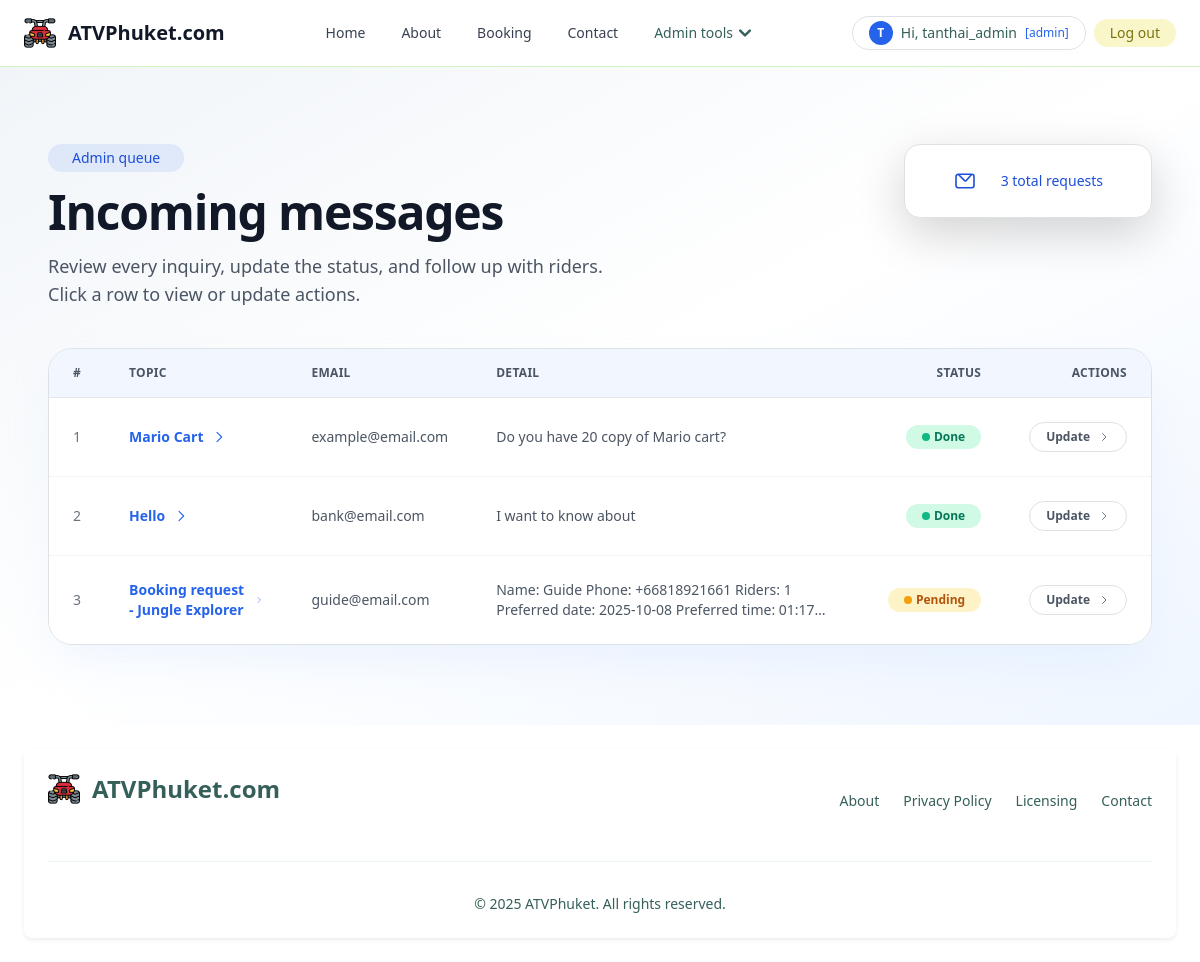
/showcontact/ (signed in), run on the app's committed database.
### myapp/models.py (models this page shows, shortened)
class Profile(models.Model):
    user = models.OneToOneField(User, on_delete=models.CASCADE)
    usertype = models.CharField(max_length=100, default='member')
    point = models.IntegerField(default=0)

class contactList(models.Model):
    topic = models.CharField(max_length=200)
    email = models.CharField(max_length=100)
    detail = models.TextField(null=True, blank=True)
    complete = models.BooleanField(default=False)

### myapp/views.py (the view)
# urls.py: path('showcontact/', showContact, name='showcontact-page'),
@login_required(login_url="/login")
def showContact(request: HttpRequest) -> HttpResponse:
    if not (request.user.is_staff or request.user.is_superuser):
        return HttpResponse("Forbidden", status=403)
    contacts = contactList.objects.all()
    return render(request, "myapp/showcontact.html", {"contact": contacts})

### myapp/template/myapp/showcontact.html (shortened to what this page needs)
{% extends 'myapp/base.html' %}
{% load static %}
{% block content %}
<script src="https://cdn.tailwindcss.com"></script>
<section class="bg-gradient-to-br from-slate-100 via-white to-blue-50 dark:from-gray-900 dark:via-gray-900 dark:to-slate-900">
  <div class="mx-auto max-w-6xl px-4 py-16 sm:px-6 lg:px-8 lg:py-20">
    <div class="flex flex-col gap-6 lg:flex-row lg:items-start lg:justify-between">
      <div class="max-w-xl space-y-4">
        <span class="inline-flex items-center gap-2 rounded-full bg-blue-600/10 px-4 py-1 text-sm font-medium text-blue-700 dark:bg-blue-500/10 dark:text-blue-200">
          Admin queue
        </span>
        <h1 class="text-4xl font-bold tracking-tight text-gray-900 dark:text-white sm:text-5xl">Incoming messages</h1>
        <p class="text-lg text-gray-600 dark:text-gray-300">
          Review every inquiry, update the status, and follow up with riders. Click a row to view or update actions.
        </p>
      </div>
      <div class="flex items-center gap-4 self-start rounded-2xl border border-blue-100 bg-white px-5 py-4 text-sm font-medium text-blue-700 shadow-lg shadow-blue-200/40 dark:border-blue-500/30 dark:bg-gray-900 dark:text-blue-200 dark:shadow-blue-900/30">
        {{ contact|length }} total requests
      </div>
    </div>
    <div class="mt-10 overflow-hidden rounded-3xl border border-white/60 bg-white/90 shadow-2xl shadow-blue-200/30 backdrop-blur dark:border-white/10 dark:bg-gray-900/80 dark:shadow-blue-900/30">
      <div class="overflow-x-auto">
        <table class="min-w-full divide-y divide-gray-200 text-left text-sm dark:divide-gray-700">
          <thead class="bg-blue-50/80 text-xs font-semibold uppercase tracking-wide text-gray-600 dark:bg-gray-800 dark:text-gray-300">
            <tr>
              <th scope="col" class="px-6 py-3">#</th>
              <th scope="col" class="px-6 py-3">Topic</th>
              <th scope="col" class="px-6 py-3">Email</th>
              <th scope="col" class="px-6 py-3">Detail</th>
              <th scope="col" class="px-6 py-3 text-right">Status</th>
              <th scope="col" class="px-6 py-3 text-right">Actions</th>
            </tr>
          </thead>
          <tbody class="divide-y divide-gray-100 bg-white text-gray-700 dark:divide-gray-800 dark:bg-gray-900 dark:text-gray-200">
            {% for data in contact %}
            <tr class="transition hover:bg-blue-50/70 dark:hover:bg-gray-800">
              <td class="px-6 py-4 text-sm text-gray-500 dark:text-gray-400">{{ forloop.counter }}</td>
              <td class="px-6 py-4 font-semibold text-gray-900 dark:text-white">
                <a href="{% url 'action-page' data.id %}" class="inline-flex items-center gap-2 text-blue-600 hover:text-blue-700 dark:text-blue-400 dark:hover:text-blue-300">
                  {{ data.topic }}
                  <svg class="h-4 w-4" fill="none" viewBox="0 0 24 24">
                    <path stroke="currentColor" stroke-linecap="round" stroke-linejoin="round" stroke-width="1.6" d="m9 5 7 7-7 7" />
                  </svg>
                </a>
              </td>
              <td class="px-6 py-4">
                <a href="mailto:{{ data.email }}" class="text-sm text-gray-600 hover:text-blue-600 dark:text-gray-300 dark:hover:text-blue-400">
                  {{ data.email }}
                </a>
              </td>
              <td class="px-6 py-4">
                <p class="text-sm text-gray-600 dark:text-gray-300 line-clamp-2">{{ data.detail }}</p>
              </td>
              <td class="px-6 py-4 text-right">
                {% if data.complete %}
                <span class="inline-flex items-center gap-1 rounded-full bg-emerald-100 px-3 py-1 text-xs font-semibold text-emerald-700 dark:bg-emerald-500/20 dark:text-emerald-200">
                  <span class="h-2 w-2 rounded-full bg-emerald-500"></span> Done
                </span>
                {% else %}
                <span class="inline-flex items-center gap-1 rounded-full bg-amber-100 px-3 py-1 text-xs font-semibold text-amber-700 dark:bg-amber-500/20 dark:text-amber-200">
                  <span class="h-2 w-2 rounded-full bg-amber-500"></span> Pending
                </span>
                {% endif %}
              </td>
              <td class="px-6 py-4 text-right">
                <a href="{% url 'action-page' data.id %}" class="inline-flex items-center gap-2 rounded-full border border-gray-200 px-3 py-1.5 text-xs font-semibold text-gray-600 transition hover:bg-gray-100 dark:border-gray-700 dark:text-gray-200 dark:hover:bg-gray-800">
                  Update
                  <svg class="h-3 w-3" fill="none" viewBox="0 0 24 24">
                    <path stroke="currentColor" stroke-linecap="round" stroke-linejoin="round" stroke-width="1.6" d="m9 5 7 7-7 7" />
                  </svg>
                </a>
              </td>
            </tr>
            {% empty %}
            <tr>
              <td colspan="6" class="px-6 py-10 text-center text-sm text-gray-500 dark:text-gray-400">
                No contact messages yet. Check back soon!
              </td>
            </tr>
            {% endfor %}
          </tbody>
        </table>
      </div>
    </div>
  </div>
</section>
{% endblock content %}

### myapp/template/myapp/base.html (shortened to what this page needs)
{% load static %}
<!DOCTYPE html>
<html lang="en" data-bs-theme="auto">
  <head>
    <link
      href="https://getbootstrap.com/docs/5.3/dist/css/bootstrap.min.css"
      rel="stylesheet"
    />
    <link href="https://cdn.jsdelivr.net/npm/bootstrap@5.3.7/dist/css/bootstrap.min.css" rel="stylesheet">
  </head>
  <body>
    <div class="pt-14 sm:pt-16">
      <header>
        <nav class="fixed inset-x-0 top-0 z-20 border-b border-[#D5F0C1] bg-white/80 px-4 py-3 backdrop-blur-md">
          <div class="mx-auto flex max-w-screen-xl flex-wrap items-center justify-between gap-3">
            <a href="{% url 'home' %}" class="flex items-center space-x-3 rtl:space-x-reverse">
              <img src="{% static 'image/atv.png' %}" alt="ATV Phuket logo" class="h-8 w-auto" />
              <span class="text-xl font-semibold text-gray-900 whitespace-nowrap dark:text-white">ATVPhuket.com</span>
            </a>
            <div class="flex items-center gap-2 md:order-2">
              {% if user.is_authenticated %}
              <a href="{% url 'profile-page' %}" class="hidden sm:inline-flex items-center gap-2 rounded-full border border-[#AAD9BB] px-3 py-1 text-sm font-medium text-[#35605A] transition hover:bg-[#AAD9BB]/30">
                <span class="inline-flex h-6 w-6 items-center justify-center rounded-full bg-blue-600 text-xs font-semibold text-white">{{ user.first_name|default:user.username|slice:":1"|upper }}</span>
                Hi, {{ user.first_name|default:user.username }} <span class="text-xs text-blue-600 dark:text-blue-300">[{{ user.profile.usertype|default:"member" }}]</span>
              </a>
              <a href="{% url 'logout' %}?next={% url 'login' %}" class="inline-flex items-center rounded-full bg-[#F9F7C9] px-3 py-1 text-sm font-medium text-[#7A7310] transition hover:bg-[#F9F7C9]/70">
                Log out
              </a>
              {% endif %}
            </div>
            <div class="items-center justify-between hidden w-full md:flex md:w-auto md:order-1" id="navbar-main">
              <ul class="flex flex-col gap-1 text-sm font-medium md:flex-row md:items-center md:gap-6">
                <li>
                  <a href="{% url 'home' %}" class="block rounded-md px-3 py-1.5 {% if request.resolver_match.url_name == 'home' %}text-[#35605A] md:px-0 md:py-0 md:text-[#35605A]{% else %}text-gray-700 transition hover:text-[#80BCBD] md:px-0 md:py-0{% endif %}" aria-current="page">Home</a>
                </li>
                <li>
                  <a href="{% url 'about-page' %}" class="block rounded-md px-3 py-1.5 {% if request.resolver_match.url_name == 'about-page' %}text-[#35605A] md:px-0 md:py-0 md:text-[#35605A]{% else %}text-gray-700 transition hover:text-[#80BCBD] md:px-0 md:py-0{% endif %}">About</a>
                </li>
                <li>
                  <a href="{% url 'booking-page' %}" class="block rounded-md px-3 py-1.5 {% if request.resolver_match.url_name == 'booking-page' %}text-[#35605A] md:px-0 md:py-0 md:text-[#35605A]{% else %}text-gray-700 transition hover:text-[#80BCBD] md:px-0 md:py-0{% endif %}">Booking</a>
                </li>
                <li>
                  <a href="{% url 'contact-page' %}" class="block rounded-md px-3 py-1.5 {% if request.resolver_match.url_name == 'contact-page' %}text-[#35605A] md:px-0 md:py-0 md:text-[#35605A]{% else %}text-gray-700 transition hover:text-[#80BCBD] md:px-0 md:py-0{% endif %}">Contact</a>
                </li>
                {% if user.is_authenticated %}
                  {% if user.is_staff or user.is_superuser or user.profile.usertype == "admin" %}
                <li class="relative">
                      <button id="admin-menu-button" type="button" class="inline-flex items-center gap-1.5 rounded-md px-3 py-1.5 text-[#35605A] transition hover:text-[#80BCBD] md:px-0 md:py-0">
                    Admin tools
                    <svg class="h-3 w-3 transition-transform duration-150" fill="none" viewBox="0 0 10 6">
                      <path stroke="currentColor" stroke-linecap="round" stroke-linejoin="round" stroke-width="2" d="m1 1 4 4 4-4"/>
                    </svg>
                  </button>
                </li>
                  {% endif %}
                {% endif %}
              </ul>
            </div>
          </div>
        </nav>
      </header>
      <main>
        {% block content %}
        {% endblock content %}
      </main>
      <footer class="bg-white rounded-lg shadow-sm m-4">
        <div class="w-full max-w-screen-xl mx-auto p-4 md:py-8">
          <div class="sm:flex sm:items-center sm:justify-between">
            <a href="{% url 'home' %}" class="flex items-center mb-4 sm:mb-0 space-x-3 rtl:space-x-reverse">
              <img src="{% static 'image/atv.png' %}" class="h-8" alt="ATV Phuket logo" />
              <span class="self-center text-2xl font-semibold whitespace-nowrap text-[#35605A]">ATVPhuket.com</span>
            </a>
            <ul class="flex flex-wrap items-center mb-6 text-sm font-medium text-[#35605A] sm:mb-0">
              <li>
                <a href="{% url 'about-page' %}" class="hover:underline me-4 md:me-6">About</a>
              </li>
              <li>
                <a href="#" class="hover:underline me-4 md:me-6">Privacy Policy</a>
              </li>
              <li>
                <a href="#" class="hover:underline me-4 md:me-6">Licensing</a>
              </li>
              <li>
                <a href="{% url 'contact-page' %}" class="hover:underline">Contact</a>
              </li>
            </ul>
          </div>
          <hr class="my-6 border-[#AAD9BB] sm:mx-auto lg:my-8" />
          <span class="block text-sm text-[#35605A] sm:text-center">© {% now "Y" %} ATVPhuket. All rights reserved.</span>
        </div>
      </footer>
    </div>
  </body>
</html>

### data on the page
contactList: topic "Mario Cart", email "example@email.com", detail "Do you have 20 copy of Mario cart?", complete True (drawn)
contactList: topic "Hello", email "bank@email.com", detail "I want to know about", complete True (drawn)
contactList: topic "Booking request - Jungle Explorer", email "guide@email.com", detail "Name: Guide Phone: +66818921661 Riders: 1 Preferred date: 2025-10-08 Preferred time:…", complete False (drawn)

### other printed values
{{ user.first_name|default:user.username|slice:":1"|upper }} "T"
{{ user.first_name|default:user.username }} "tanthai_admin"
{{ user.profile.usertype|default:"member" }} "admin"
{{ contact|length }} "3"
